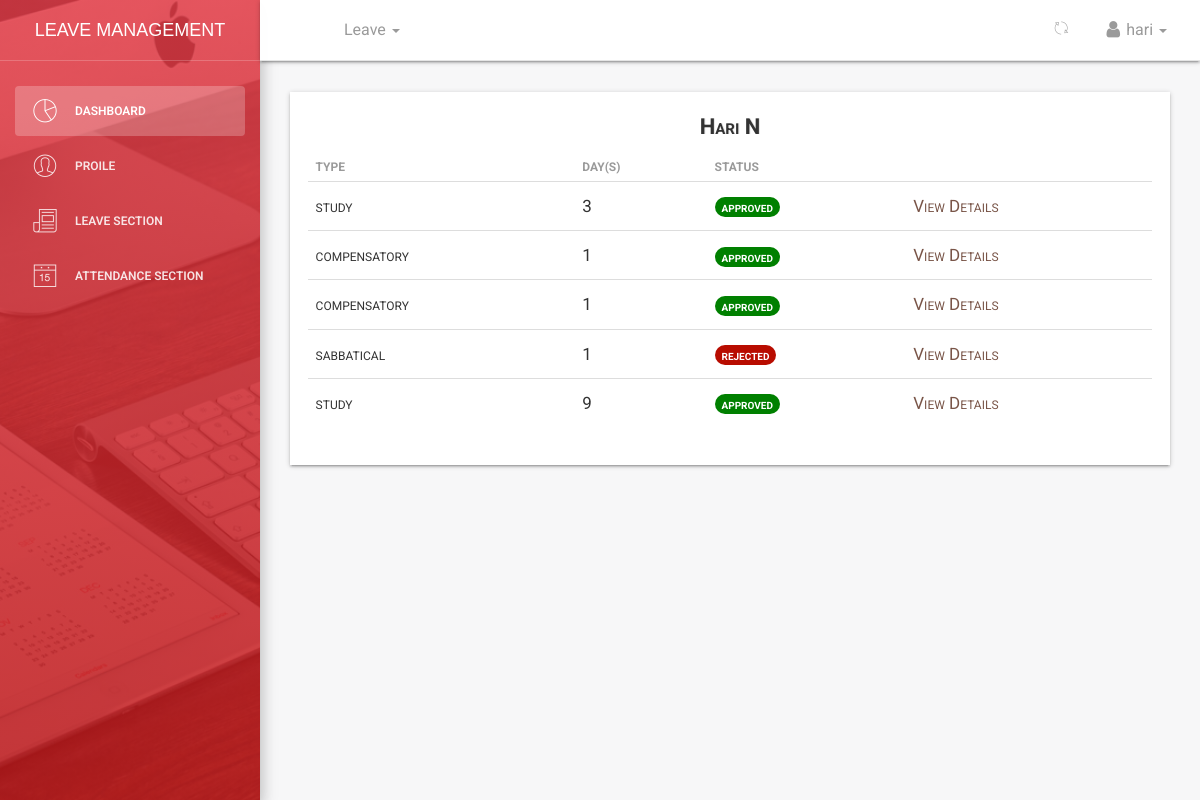
Before: /dashboard/leaves/view/table/ (signed in) with the older database file.
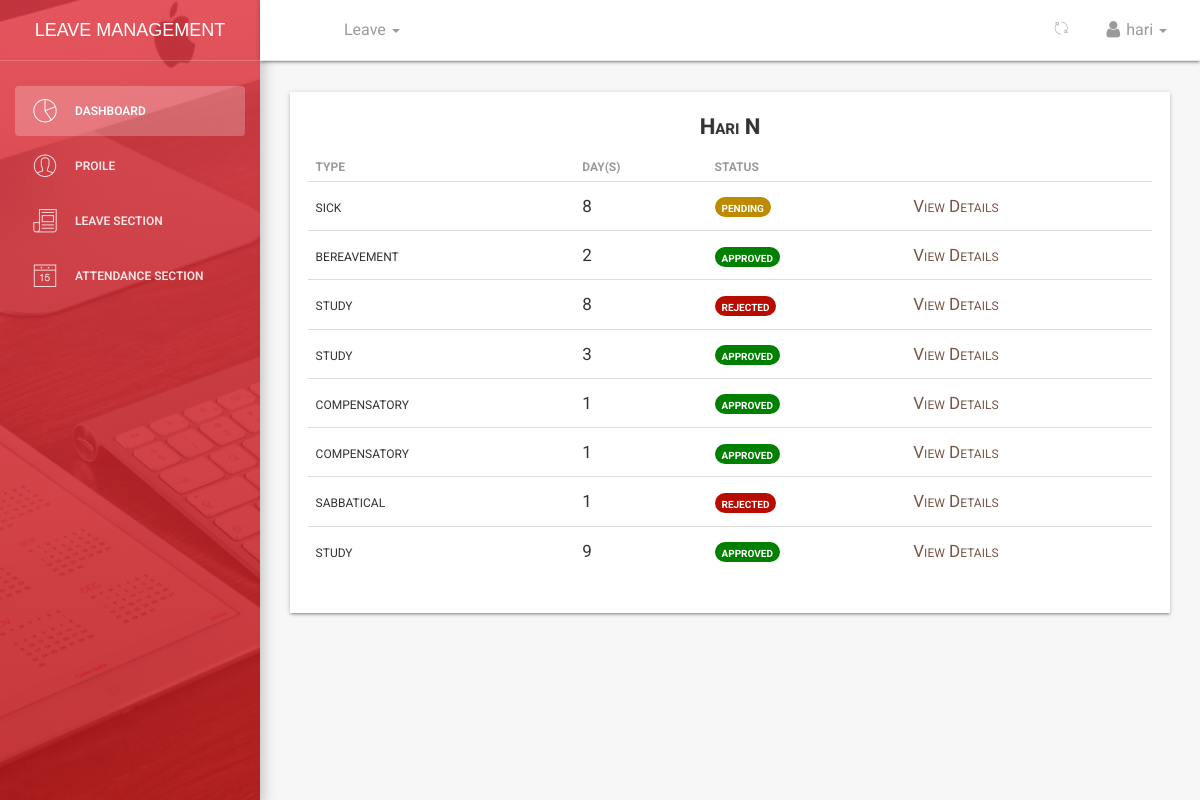
After: the same page with the newer database file.
### leave/models.py (models this page shows, shortened)
class Leave(models.Model):
    user = models.ForeignKey(User, on_delete=models.CASCADE, default=1)
    startdate = models.DateField(verbose_name=_('Start Date'), help_text='leave start date is on ..', null=True, blank=False)
    enddate = models.DateField(verbose_name=_('End Date'), help_text='coming back on ...', null=True, blank=False)
    leavetype = models.CharField(choices=LEAVE_TYPE, max_length=25, default=SICK, null=True, blank=False)
    reason = models.CharField(verbose_name=_('Reason for Leave'), max_length=255, help_text='add additional information for leave', null=True, blank=True)
    defaultdays = models.PositiveIntegerField(verbose_name=_('Leave days per year counter'), default=DAYS, null=True, blank=True)
    status = models.CharField(max_length=12, default='pending')  # pending, approved, rejected, cancelled
    is_approved = models.BooleanField(default=False)  # hide
    updated = models.DateTimeField(auto_now=True, auto_now_add=False)
    created = models.DateTimeField(auto_now=False, auto_now_add=True)
    objects = LeaveManager()
    class Meta:
        verbose_name = _('Leave')
        verbose_name_plural = _('Leaves')
        ordering = ['-created']  # recent objects
    @property
    def leave_days(self):
        if self.startdate > self.enddate:
            return
        dates = (self.enddate - self.startdate)
        return dates.days
    @property
    def is_rejected(self):
        return self.status == 'rejected'

### dashboard/views.py (the view)
# urls.py: path('leaves/view/table/', views.view_my_leave_table, name='staffleavetable'),
def view_my_leave_table(request):
    if request.user.is_authenticated:
        user = request.user
        leaves = Leave.objects.filter(user=user)
        employee = Employee.objects.filter(user=user).first()
        if not employee:
            messages.error(request, 'Employee not found.', extra_tags='alert alert-warning alert-dismissible show')
            return redirect('accounts:login')
        dataset = {
            'leave_list': leaves,
            'employee': employee,
            'title': 'Leaves List'
        }
        return render(request, 'dashboard/staff_leaves_table.html', dataset)
    else:
        return redirect('accounts:login')

### employee/managers.py (called while the page is built)
    def get_queryset(self):
        return super().get_queryset().filter(is_deleted=False)

### employee/models.py (called while the page is built)
    @property
    def get_full_name(self):
        fullname = f"{self.firstname} {self.lastname}"
        if self.othername:
            fullname += f" {self.othername}"
        return fullname

### leave/manager.py (called while the page is built)
	def get_queryset(self):
		return super().get_queryset()

### templates/dashboard/staff_leaves_table.html (shortened to what this page needs)
{% extends '_layout.html' %}
 {% block navheader %}
 	{% include 'includes/navheader_employee_app.html' %}
 {% endblock %}
 {% block content %}
        <section class="content">
            <section class="container-fluid">
            	   <section class="row">
                        <section class="col col-sm-8 offset-sm-2">
                        </section>
                    </section>
                	<div class="table-responsive table-shadow">
                		<div class="text-center table-description">
                			<h4 class="title-h3" style="text-shadow: 1px 0px rgba(0,0,0,0.11)">{{ employee.get_full_name }}</h4>
                		</div>
                		{% if leave_list %}
                		<table class="table">
							  <thead>
							    <tr>
							      <th scope="col"><b>Type</b></th>
							      <th scope="col"><b>Day(s)</b></th>
							      <th scope="col"><b>Status</b></th>
							    </tr>
							  </thead>
							  <tbody>
							  	{% for leave in leave_list %}
							    <tr>
							      <td>{{ leave.leavetype}}</td>
							      <td>{{ leave.leave_days }}</td>
							      {% if leave.is_approved %}
							      <td ><span class="badge badge-success" style="background-color:green; font-size: 14px;">{{ leave.status }}</span></td>
								  {% elif leave.is_rejected %}
							      <td ><span class="badge badge-success" style="background-color:rgb(184, 12, 0); font-size: 14px;">{{ leave.status }}</span></td>
								  {% else %}
							      <td ><span class="badge badge-warning" style="background-color:rgb(189, 138, 0); font-size: 14px;">{{ leave.status }}</span></td>
							      {% endif %}
							      <td>
							      	<a href="{% url 'dashboard:userleaveview' leave.id %}" style="color: #795548;">
							      	    View Details
							      	</a>
							      </td>
							    </tr>
							    {% endfor %}
							  </tbody>
						</table>
						{% else %}
						<span>No Leaves can be found...</span>
						{% endif %}
					</div>
            </section>
        </section>
 {% endblock %}

Changed rows visible on the page:
added Leave: leavetype "sick", leave_days "8", status "pending"
added Leave: leavetype "bereavement", leave_days "2", status "approved"
added Leave: leavetype "study", leave_days "8", status "rejected"
